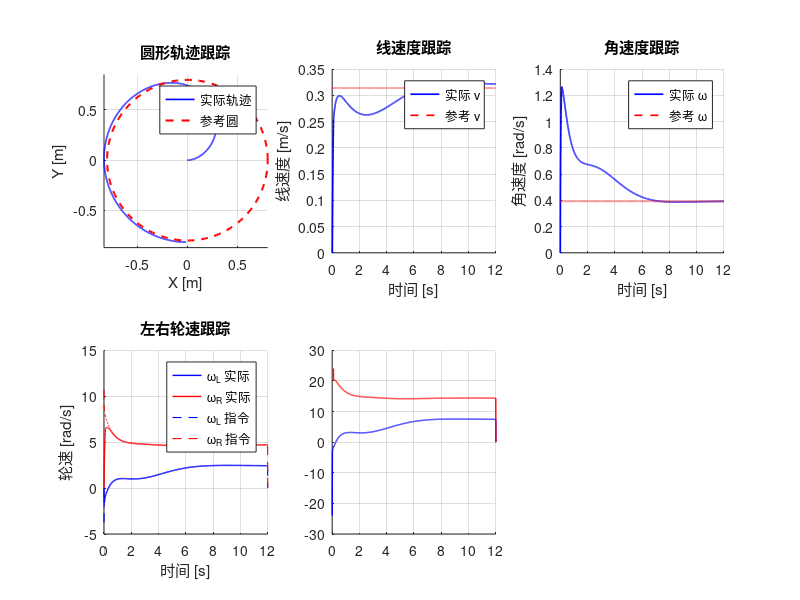

Write MATLAB code to recreate this figure. (Note: this script raises an error after producing the figure.)
%% 双轮差速AGV双环PID控制仿真
clearvars -except SCENARIO; close all; clc;  % 清除除SCENARIO外的所有变量、关闭图形、清屏

%% ==================== 1. 系统参数设置 ====================

r = 0.09;  % 车轮半径0.09m
L = 0.52;  % 两轮轮距0.52m
tau = 0.06;  % 电机机电时间常数0.06s
K_motor = 0.327;  % 电机增益(rad/s)/V

Ts = 0.005;  % 仿真步长0.005s
T_sim = 12;  % 仿真总时长12s
t = 0:Ts:T_sim;  % 生成时间向量
N = length(t);  % 总仿真步数

Kp_v = 17.0;  % 速度环比例增益
Ki_v = 103.0;  % 速度环积分增益
u_sat = 24;  % 电机电压限幅24V

Kp_dist  = 0.6;  % 位姿环距离-速度比例增益
Kp_theta = 3.0;  % 位姿环航向角比例增益
Ki_theta = 0.2;  % 位姿环航向角积分增益
Kd_theta = 0.4;  % 位姿环航向角微分增益

v_max     = 0.5;  % 线速度限幅0.5m/s
omega_max = 2.5;  % 角速度限幅2.5rad/s

%% ==================== 2. 状态向量预分配 ====================

x = zeros(1,N);  % 预分配x坐标序列
y = zeros(1,N);  % 预分配y坐标序列
theta_act = zeros(1,N);  % 预分配实际航向角序列
wL_act = zeros(1,N);  % 预分配左轮实际角速度
wR_act = zeros(1,N);  % 预分配右轮实际角速度
wL_ref = zeros(1,N);  % 预分配左轮指令角速度
wR_ref = zeros(1,N);  % 预分配右轮指令角速度
v_cmd  = zeros(1,N);  % 预分配外环输出线速度指令
w_cmd  = zeros(1,N);  % 预分配外环输出角速度指令
uL     = zeros(1,N);  % 预分配左电机电压
uR     = zeros(1,N);  % 预分配右电机电压

x(1) = 0;  y(1) = 0;  theta_act(1) = 0;  % 初始位姿：原点，航向0°
wL_act(1) = 0;  wR_act(1) = 0;  % 初始轮速为零

int_theta  = 0;  % 航向角积分项初值
err_theta_prev = 0;  % 上一拍航向偏差初值

%% ==================== 3. 四种参考轨迹定义 ====================

if ~exist('SCENARIO', 'var'), SCENARIO = 4; end  % 默认场景4（圆形轨迹跟踪）

switch SCENARIO  % 根据场景编号选择参考轨迹
    case 1  % 场景1：阶跃响应，2.5s后给0.3m/s速度指令
        v_ref = [zeros(1,floor(N/4)), 0.3*ones(1,N-floor(N/4))];  % 前1/4为零，后3/4恒值0.3
        w_ref = zeros(1,N);  % 角速度指令为零

    case 2  % 场景2：定点镇定，目标位姿(2.0,1.0,45°)
        x_tgt = 2.0;  % 目标x坐标
        y_tgt = 1.0;  % 目标y坐标
        theta_tgt = pi/4;  % 目标航向角45°
        v_ref = zeros(1,N);  % 无固定参考速度
        w_ref = zeros(1,N);  % 无固定参考角速度

    case 3  % 场景3：直线跟踪y=0.6
        v_ref = 0.25 * ones(1,N);  % 恒定线速度0.25m/s
        w_ref = zeros(1,N);  % 角速度指令为零

    case 4  % 场景4：圆形轨迹跟踪，半径0.8m，周期16s
        R_c = 0.8;  % 圆半径0.8m
        w_c = 2*pi/16;  % 圆角速度
        v_ref = R_c * w_c * ones(1,N);  % 参考线速度v=ωR
        w_ref = w_c * ones(1,N);  % 参考角速度
end

%% ==================== 4. 主仿真循环 ====================

int_L = 0;  int_R = 0;  % 左右轮速度环积分项初值

for k = 1:N-1  % 遍历每个仿真步

    v_cur  = r/2 * (wL_act(k) + wR_act(k));  % 由轮速反馈计算当前线速度
    w_cur  = r/L * (wR_act(k) - wL_act(k));  % 由轮速反馈计算当前角速度

    switch SCENARIO  % 根据场景执行不同的外环控制策略
        case 1  % 阶跃响应：直接给定速度指令
            v_cmd(k) = v_ref(k);  % 线速度等于参考值
            w_cmd(k) = 0;  % 角速度为零

        case 2  % 定点镇定：距离+航向两阶段控制
            ex = x_tgt - x(k);  % x方向偏差
            ey = y_tgt - y(k);  % y方向偏差
            dist_err = sqrt(ex^2 + ey^2);  % 到目标点的欧氏距离

            if dist_err > 0.08  % 距离大于8cm：朝目标点前进
                theta_des = atan2(ey, ex);  % 期望航向指向目标点
            else  % 距离小于8cm：对准目标角度
                theta_des = theta_tgt;  % 期望航向为最终目标角度
            end
            e_theta = theta_des - theta_act(k);  % 航向偏差
            e_theta = atan2(sin(e_theta), cos(e_theta));  % 归一化到[-π,π]

            int_theta = int_theta + e_theta * Ts;  % 航向积分累加
            d_theta = (e_theta - err_theta_prev) / Ts;  % 航向微分计算
            w_cmd(k) = Kp_theta*e_theta + Ki_theta*int_theta + Kd_theta*d_theta;  % 航向PID输出
            err_theta_prev = e_theta;  % 保存本拍偏差

            v_cmd(k) = Kp_dist * dist_err;  % 线速度与距离成正比
            if abs(e_theta) > pi/3  % 航向偏差大于60°：优先转向
                v_cmd(k) = v_cmd(k) * 0.2;  % 降速至20%
            end
            if dist_err < 0.08  % 接近目标：继续降速
                v_cmd(k) = v_cmd(k) * (dist_err / 0.08);  % 按比例降速
            end
            if dist_err < 0.01 && abs(e_theta) < 0.03  % 到位判定（1cm且1.7°）
                v_cmd(k) = 0;  w_cmd(k) = 0;  % 停车
            end

        case 3  % 直线跟踪：目标直线y=0.6
            v_cmd(k) = v_ref(k);  % 纵向速度保持标称值

            e_lat = 0.6 - y(k);  % 横向偏差
            e_theta = -theta_act(k);  % 期望航向为0（沿x轴）
            e_theta = atan2(sin(e_theta), cos(e_theta));  % 归一化航向偏差

            int_theta = int_theta + e_theta * Ts;  % 积分累加
            d_theta = (e_theta - err_theta_prev) / Ts;  % 微分计算
            w_cmd(k) = Kp_theta*e_theta + Ki_theta*int_theta ...  % PID输出+横向偏差前馈
                       + 0.5*Kp_dist*e_lat;
            err_theta_prev = e_theta;  % 保存本拍偏差

        case 4  % 圆形轨迹跟踪
            theta_ref = w_c * t(k);  % 参考航向角
            x_ref = R_c * cos(theta_ref);  % 参考x坐标
            y_ref = R_c * sin(theta_ref);  % 参考y坐标

            ex = x_ref - x(k);  % x方向偏差
            ey = y_ref - y(k);  % y方向偏差

            theta_path = theta_ref + pi/2;  % 轨迹切线方向（径向+90°）
            cross_track = -sin(theta_path)*ex + cos(theta_path)*ey;  % 横向偏差（垂直轨迹方向）
            theta_des = theta_path + atan(cross_track / 0.6);  % 期望航向=切线方向+横向纠偏
            e_theta = theta_des - theta_act(k);  % 航向偏差
            e_theta = atan2(sin(e_theta), cos(e_theta));  % 归一化

            int_theta = int_theta + e_theta * Ts;  % 积分累加
            d_theta = (e_theta - err_theta_prev) / Ts;  % 微分计算
            w_cmd(k) = Kp_theta*e_theta + Ki_theta*int_theta + Kd_theta*d_theta;  % PID输出
            err_theta_prev = e_theta;  % 保存本拍偏差

            along_track = cos(theta_path)*ex + sin(theta_path)*ey;  % 纵向偏差（沿轨迹方向）
            v_cmd(k) = v_ref(k) + Kp_dist * along_track;  % 线速度=参考+纵向修正
    end

    v_cmd(k) = max(-v_max, min(v_max, v_cmd(k)));  % 线速度限幅
    w_cmd(k) = max(-omega_max, min(omega_max, w_cmd(k)));  % 角速度限幅

    wL_ref(k) = v_cmd(k)/r - w_cmd(k)*L/(2*r);  % 逆运动学计算左轮指令角速度
    wR_ref(k) = v_cmd(k)/r + w_cmd(k)*L/(2*r);  % 逆运动学计算右轮指令角速度

    eL = wL_ref(k) - wL_act(k);  % 左轮速度偏差
    eR = wR_ref(k) - wR_act(k);  % 右轮速度偏差

    if abs(eL) < 8.0, int_L = int_L + eL * Ts; else int_L = 0; end  % 积分分离：大偏差清零积分
    if abs(eR) < 8.0, int_R = int_R + eR * Ts; else int_R = 0; end  % 积分分离：大偏差清零积分

    uL(k) = Kp_v * eL + Ki_v * int_L;  % 左电机PI输出电压
    uR(k) = Kp_v * eR + Ki_v * int_R;  % 右电机PI输出电压

    if uL(k) > u_sat  % 左电压超上限
        uL(k) = u_sat;  int_L = int_L - eL * Ts;  % 限幅并退回积分累加（抗饱和）
    elseif uL(k) < -u_sat  % 左电压超下限
        uL(k) = -u_sat;  int_L = int_L - eL * Ts;  % 限幅并退回积分累加
    end
    if uR(k) > u_sat  % 右电压超上限
        uR(k) = u_sat;  int_R = int_R - eR * Ts;  % 限幅并退回积分累加
    elseif uR(k) < -u_sat  % 右电压超下限
        uR(k) = -u_sat;  int_R = int_R - eR * Ts;  % 限幅并退回积分累加
    end

    wL_ss = K_motor * uL(k);  % 左轮稳态角速度=电机增益×电压
    wR_ss = K_motor * uR(k);  % 右轮稳态角速度
    dwL = (wL_ss - wL_act(k)) / tau;  % 左轮角加速度（一阶惯性）
    dwR = (wR_ss - wR_act(k)) / tau;  % 右轮角加速度
    wL_act(k+1) = wL_act(k) + dwL * Ts;  % 左轮速度欧拉更新
    wR_act(k+1) = wR_act(k) + dwR * Ts;  % 右轮速度欧拉更新

    v_now  = r/2 * (wL_act(k+1) + wR_act(k+1));  % 更新后的实际线速度
    w_now  = r/L * (wR_act(k+1) - wL_act(k+1));  % 更新后的实际角速度

    x(k+1) = x(k) + v_now * cos(theta_act(k)) * Ts;  % x坐标欧拉更新
    y(k+1) = y(k) + v_now * sin(theta_act(k)) * Ts;  % y坐标欧拉更新
    theta_act(k+1) = theta_act(k) + w_now * Ts;  % 航向角欧拉更新

end
fprintf('仿真完成。\n');  % 打印完成信息

%% ==================== 5. 结果可视化 ====================

figure('Name','双轮差速PID控制仿真','NumberTitle','off',...  % 创建图形窗口
       'Position',[100 60 1200 750]);

subplot(2,3,1);  hold on;  grid on;  axis equal;  % 第1子图：轨迹

switch SCENARIO  % 根据场景绘制不同轨迹
    case 1  % 阶跃响应轨迹
        plot(x, y, 'b-', 'LineWidth', 1.5);  % 实际轨迹蓝色实线
        plot(x(1), y(1), 'ko', 'MarkerSize', 8, 'LineWidth', 1.5);  % 起点黑色圆点
        legend('实际轨迹','起点','Location','best');  % 图例
        title('阶跃响应轨迹');  % 标题
    case 2  % 定点镇定轨迹
        plot(x, y, 'b-', 'LineWidth', 1.5);  % 实际轨迹蓝色实线
        plot(x_tgt, y_tgt, 'r*', 'MarkerSize', 12, 'LineWidth', 2);  % 目标点红色星号
        plot(x(1), y(1), 'ko', 'MarkerSize', 8, 'LineWidth', 1.5);  % 起点黑色圆点
        legend('实际轨迹','目标点','起点','Location','best');  % 图例
        title('定点镇定轨迹');  % 标题
    case 3  % 直线跟踪轨迹
        plot(x, y, 'b-', 'LineWidth', 1.5);  % 实际轨迹
        yline(0.6, 'r--', 'LineWidth', 1.5);  % 目标直线y=0.6红色虚线
        legend('实际轨迹','目标直线','Location','best');  % 图例
        title('直线跟踪轨迹');  % 标题
    case 4  % 圆形轨迹跟踪
        plot(x, y, 'b-', 'LineWidth', 1.2);  % 实际轨迹
        theta_plot = linspace(0, 2*pi, 200);  % 生成圆的角度参数
        plot(R_c*cos(theta_plot), R_c*sin(theta_plot), 'r--', 'LineWidth', 1.5);  % 参考圆
        legend('实际轨迹','参考圆','Location','best');  % 图例
        title('圆形轨迹跟踪');  % 标题
end
xlabel('X [m]');  ylabel('Y [m]');  % 坐标轴标签

subplot(2,3,2);  hold on;  grid on;  % 第2子图：线速度跟踪
v_cur_all = r/2 * (wL_act + wR_act);  % 全程实际线速度
plot(t, v_cur_all, 'b-', 'LineWidth', 1.2);  % 实际线速度蓝色
plot(t, v_ref, 'r--', 'LineWidth', 1.2);  % 参考线速度红色虚线
xlabel('时间 [s]');  ylabel('线速度 [m/s]');  % 坐标轴标签
legend('实际 v','参考 v','Location','best');  % 图例
title('线速度跟踪');  % 标题

subplot(2,3,3);  hold on;  grid on;  % 第3子图：角速度跟踪
w_cur_all = r/L * (wR_act - wL_act);  % 全程实际角速度
plot(t, w_cur_all, 'b-', 'LineWidth', 1.2);  % 实际角速度
plot(t, w_ref, 'r--', 'LineWidth', 1.2);  % 参考角速度
xlabel('时间 [s]');  ylabel('角速度 [rad/s]');  % 坐标轴标签
legend('实际 \omega','参考 \omega','Location','best');  % 图例
title('角速度跟踪');  % 标题

subplot(2,3,4);  hold on;  grid on;  % 第4子图：左右轮速跟踪
plot(t, wL_act, 'b-', 'LineWidth', 1.0);  % 左轮实际角速度蓝色
plot(t, wR_act, 'r-', 'LineWidth', 1.0);  % 右轮实际角速度红色
plot(t, wL_ref, 'b--', 'LineWidth', 0.8);  % 左轮指令角速度蓝色虚线
plot(t, wR_ref, 'r--', 'LineWidth', 0.8);  % 右轮指令角速度红色虚线
xlabel('时间 [s]');  ylabel('轮速 [rad/s]');  % 坐标轴标签
legend('\omega_L 实际','\omega_R 实际','\omega_L 指令','\omega_R 指令','Location','best');  % 图例
title('左右轮速跟踪');  % 标题

subplot(2,3,5);  hold on;  grid on;  % 第5子图：电机控制电压
plot(t, uL, 'b-', 'LineWidth', 1.0);  % 左电机电压
plot(t, uR, 'r-', 'LineWidth', 1.0);  % 右电机电压
yline(u_sat, 'k--');  yline(-u_sat, 'k--');  % 饱和限±24V虚线
xlabel('时间 [s]');  ylabel('电压 [V]');  % 坐标轴标签
legend('u_L','u_R','饱和限','Location','best');  % 图例
title('电机控制电压');  % 标题

subplot(2,3,6);  hold on;  grid on;  % 第6子图：航向角响应
plot(t, theta_act * 180/pi, 'b-', 'LineWidth', 1.2);  % 实际航向角（转为度）
if SCENARIO == 4  % 圆形跟踪时绘制参考航向
    plot(t, w_c * t * 180/pi, 'r--', 'LineWidth', 1.2);  % 参考航向角
    legend('实际 \theta','参考 \theta','Location','best');  % 图例
elseif SCENARIO == 2  % 定点镇定绘制目标航向
    yline(theta_tgt*180/pi, 'r--', 'LineWidth', 1.2);  % 目标航向角虚线
    legend('实际 \theta','目标 \theta','Location','best');  % 图例
end
xlabel('时间 [s]');  ylabel('航向角 [deg]');  % 坐标轴标签
title('航向角响应');  % 标题

sgtitle('双轮差速AGV 双环PID控制仿真结果','FontSize',14,'FontWeight','bold');  % 全局标题

out_dir = fileparts(mfilename('fullpath'));  % 获取脚本所在目录路径
scenario_names = {'阶跃响应','定点镇定','直线跟踪','圆形跟踪'};  % 四种场景名称
fname = fullfile(out_dir, ['仿真结果_场景' num2str(SCENARIO) '_' scenario_names{SCENARIO} '.png']);  % 拼接文件名
saveas(gcf, fname);  % 保存为PNG图片
fprintf('图片已保存: %s\n', fname);  % 打印保存路径

%% ==================== 6. 控制性能指标计算 ====================

fprintf('\n========== 控制性能指标 ==========\n');  % 打印性能指标标题

idx_ss = floor(0.75*N):N;  % 稳态段索引（后1/4数据）
switch SCENARIO  % 根据场景计算不同指标
    case 1  % 阶跃响应：稳态速度误差
        v_err_ss = mean(abs(v_ref(idx_ss) - v_cur_all(idx_ss)));  % 稳态平均绝对速度误差
        fprintf('速度稳态误差: %.4f m/s\n', v_err_ss);  % 打印速度误差

    case 2  % 定点镇定：终点位置和航向误差
        x_err = x_tgt - x(end);  % 终点x偏差
        y_err = y_tgt - y(end);  % 终点y偏差
        t_err = theta_tgt - theta_act(end);  % 终点航向偏差
        t_err = atan2(sin(t_err), cos(t_err));  % 归一化航向偏差
        fprintf('终点位置误差: (%.4f, %.4f) m\n', x_err, y_err);  % 打印位置误差
        fprintf('终点航向误差: %.2f deg\n', t_err * 180/pi);  % 打印航向误差

    case {3, 4}  % 直线/圆形跟踪：RMSE指标
        v_err_rmse = sqrt(mean((v_ref(idx_ss) - v_cur_all(idx_ss)).^2));  % 线速度RMSE
        w_err_rmse = sqrt(mean((w_ref(idx_ss) - w_cur_all(idx_ss)).^2));  % 角速度RMSE
        fprintf('线速度 RMSE: %.4f m/s\n', v_err_rmse);  % 打印线速度RMSE
        fprintf('角速度 RMSE: %.4f rad/s\n', w_err_rmse);  % 打印角速度RMSE
        if SCENARIO == 4  % 圆形跟踪额外输出轨迹圆度RMSE
            dist_to_center = abs(sqrt(x.^2 + y.^2) - R_c);  % 各点到圆心的距离偏差
            fprintf('轨迹圆度 RMSE: %.4f m\n', sqrt(mean(dist_to_center(idx_ss).^2)));  % 打印圆度RMSE
        end
end

fprintf('================================\n');  % 打印分隔线
